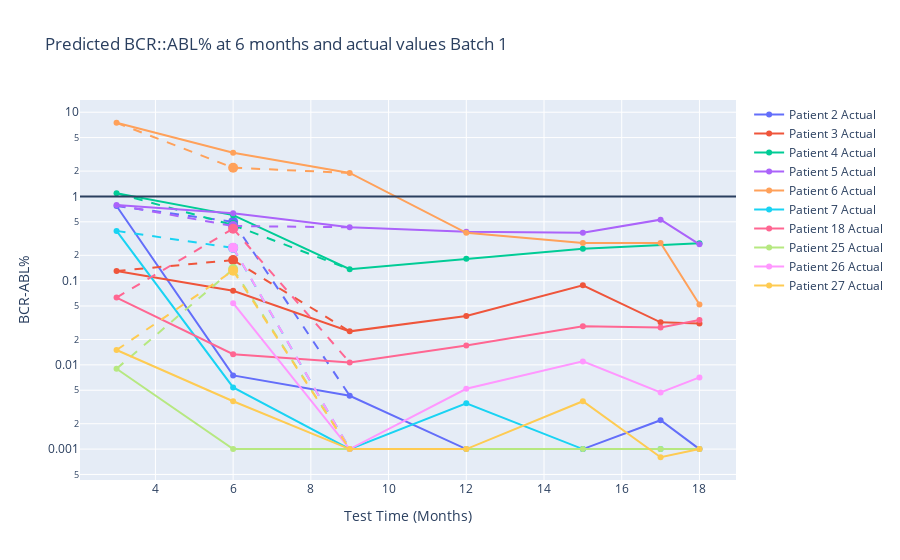

This figure's notebook cell:
### Code cell
import plotly.graph_objects as go
import pandas as pd
import numpy as np
import plotly.express as px

colors = px.colors.qualitative.Plotly  

fig = go.Figure()

for idx, patient in enumerate(merged_data_1['patient_number'].unique()):
    patient_data = merged_data_1[merged_data_1['patient_number'] == patient]
    patient_color = colors[idx % len(colors)] 

    fig.add_trace(go.Scatter(
        x=patient_data['month'], y=patient_data['BCRABL'],
        mode='lines+markers', name=f'Patient {patient} Actual',
        line=dict(color=patient_color),  
        marker=dict(color=patient_color) 
    ))
    
    predicted_data = patient_data[patient_data['month'] == 6]
    if not predicted_data.empty:
        fig.add_trace(go.Scatter(
            x=[6], y=predicted_data['pred'],
            mode='markers', name=f'Patient {patient} Predicted',
            marker=dict(color=patient_color, size=10),  
            showlegend=False  
        ))
        
        before_pred = patient_data[patient_data['month'] < 6].tail(1)
        after_pred = patient_data[patient_data['month'] > 6].head(1)
        
        if not before_pred.empty:
            fig.add_trace(go.Scatter(
                x=[before_pred['month'].values[0], 6],
                y=[before_pred['BCRABL'].values[0], predicted_data['pred'].values[0]],
                mode='lines', line=dict(dash='dash', color=patient_color),
                showlegend=False  
            ))
        if not after_pred.empty:
            fig.add_trace(go.Scatter(
                x=[6, after_pred['month'].values[0]],
                y=[predicted_data['pred'].values[0], after_pred['BCRABL'].values[0]],
                mode='lines', line=dict(dash='dash', color=patient_color),
                showlegend=False  
            ))

fig.update_layout(
    title='Predicted BCR::ABL% at 6 months and actual values Batch 1',
    xaxis_title='Test Time (Months)',
    yaxis_title='BCR-ABL%',
    yaxis_type='log'  
)

fig.update_traces(connectgaps=True)

fig.add_hline(y=1)

fig.show()

### Figure 1 — Plotly figure (JSON) as saved in the notebook; plotly's stock layout.template omitted (floating-point values rounded to 4 significant figures)
{"data": [{"connectgaps": true, "line": {"color": "#636EFA"}, "marker": {"color": "#636EFA"}, "mode": "lines+markers", "name": "Patient 2 Actual", "type": "scatter", "x": [3, 6, 9, 12, 15, 17, 18], "y": [0.77, 0.0075, 0.0043, 0.001, 0.001, 0.0022, 0.001]}, {"connectgaps": true, "marker": {"color": "#636EFA", "size": 10}, "mode": "markers", "name": "Patient 2 Predicted", "showlegend": false, "type": "scatter", "x": [6], "y": [0.4992]}, {"connectgaps": true, "line": {"color": "#636EFA", "dash": "dash"}, "mode": "lines", "showlegend": false, "type": "scatter", "x": [3, 6], "y": [0.77, 0.4992]}, {"connectgaps": true, "line": {"color": "#636EFA", "dash": "dash"}, "mode": "lines", "showlegend": false, "type": "scatter", "x": [6, 9], "y": [0.4992, 0.0043]}, {"connectgaps": true, "line": {"color": "#EF553B"}, "marker": {"color": "#EF553B"}, "mode": "lines+markers", "name": "Patient 3 Actual", "type": "scatter", "x": [3, 6, 9, 12, 15, 17, 18], "y": [0.13, 0.076, 0.025, 0.038, 0.088, 0.032, 0.031]}, {"connectgaps": true, "marker": {"color": "#EF553B", "size": 10}, "mode": "markers", "name": "Patient 3 Predicted", "showlegend": false, "type": "scatter", "x": [6], "y": [0.1756]}, {"connectgaps": true, "line": {"color": "#EF553B", "dash": "dash"}, "mode": "lines", "showlegend": false, "type": "scatter", "x": [3, 6], "y": [0.13, 0.1756]}, {"connectgaps": true, "line": {"color": "#EF553B", "dash": "dash"}, "mode": "lines", "showlegend": false, "type": "scatter", "x": [6, 9], "y": [0.1756, 0.025]}, {"connectgaps": true, "line": {"color": "#00CC96"}, "marker": {"color": "#00CC96"}, "mode": "lines+markers", "name": "Patient 4 Actual", "type": "scatter", "x": [3, 6, 9, 12, 15, 17, 18], "y": [1.091, 0.6, 0.137, 0.182, 0.239, null, 0.278]}, {"connectgaps": true, "marker": {"color": "#00CC96", "size": 10}, "mode": "markers", "name": "Patient 4 Predicted", "showlegend": false, "type": "scatter", "x": [6], "y": [0.4572]}, {"connectgaps": true, "line": {"color": "#00CC96", "dash": "dash"}, "mode": "lines", "showlegend": false, "type": "scatter", "x": [3, 6], "y": [1.091, 0.4572]}, {"connectgaps": true, "line": {"color": "#00CC96", "dash": "dash"}, "mode": "lines", "showlegend": false, "type": "scatter", "x": [6, 9], "y": [0.4572, 0.137]}, {"connectgaps": true, "line": {"color": "#AB63FA"}, "marker": {"color": "#AB63FA"}, "mode": "lines+markers", "name": "Patient 5 Actual", "type": "scatter", "x": [3, 6, 9, 12, 15, 17, 18], "y": [0.79, 0.63, 0.43, 0.38, 0.37, 0.53, 0.27]}, {"connectgaps": true, "marker": {"color": "#AB63FA", "size": 10}, "mode": "markers", "name": "Patient 5 Predicted", "showlegend": false, "type": "scatter", "x": [6], "y": [0.4456]}, {"connectgaps": true, "line": {"color": "#AB63FA", "dash": "dash"}, "mode": "lines", "showlegend": false, "type": "scatter", "x": [3, 6], "y": [0.79, 0.4456]}, {"connectgaps": true, "line": {"color": "#AB63FA", "dash": "dash"}, "mode": "lines", "showlegend": false, "type": "scatter", "x": [6, 9], "y": [0.4456, 0.43]}, {"connectgaps": true, "line": {"color": "#FFA15A"}, "marker": {"color": "#FFA15A"}, "mode": "lines+markers", "name": "Patient 6 Actual", "type": "scatter", "x": [3, 6, 9, 12, 15, 17, 18], "y": [7.5, 3.3, 1.9, 0.37, 0.28, 0.28, 0.052]}, {"connectgaps": true, "marker": {"color": "#FFA15A", "size": 10}, "mode": "markers", "name": "Patient 6 Predicted", "showlegend": false, "type": "scatter", "x": [6], "y": [2.196]}, {"connectgaps": true, "line": {"color": "#FFA15A", "dash": "dash"}, "mode": "lines", "showlegend": false, "type": "scatter", "x": [3, 6], "y": [7.5, 2.196]}, {"connectgaps": true, "line": {"color": "#FFA15A", "dash": "dash"}, "mode": "lines", "showlegend": false, "type": "scatter", "x": [6, 9], "y": [2.196, 1.9]}, {"connectgaps": true, "line": {"color": "#19D3F3"}, "marker": {"color": "#19D3F3"}, "mode": "lines+markers", "name": "Patient 7 Actual", "type": "scatter", "x": [3, 6, 9, 12, 15, 17, 18], "y": [0.39, 0.0054, 0.001, 0.0035, 0.001, 0.001, null]}, {"connectgaps": true, "marker": {"color": "#19D3F3", "size": 10}, "mode": "markers", "name": "Patient 7 Predicted", "showlegend": false, "type": "scatter", "x": [6], "y": [0.245]}, {"connectgaps": true, "line": {"color": "#19D3F3", "dash": "dash"}, "mode": "lines", "showlegend": false, "type": "scatter", "x": [3, 6], "y": [0.39, 0.245]}, {"connectgaps": true, "line": {"color": "#19D3F3", "dash": "dash"}, "mode": "lines", "showlegend": false, "type": "scatter", "x": [6, 9], "y": [0.245, 0.001]}, {"connectgaps": true, "line": {"color": "#FF6692"}, "marker": {"color": "#FF6692"}, "mode": "lines+markers", "name": "Patient 18 Actual", "type": "scatter", "x": [3, 6, 9, 12, 15, 17, 18], "y": [0.063, 0.0134, 0.0107, 0.017, 0.0287, 0.0278, 0.0341]}, {"connectgaps": true, "marker": {"color": "#FF6692", "size": 10}, "mode": "markers", "name": "Patient 18 Predicted", "showlegend": false, "type": "scatter", "x": [6], "y": [0.4144]}, {"connectgaps": true, "line": {"color": "#FF6692", "dash": "dash"}, "mode": "lines", "showlegend": false, "type": "scatter", "x": [3, 6], "y": [0.063, 0.4144]}, {"connectgaps": true, "line": {"color": "#FF6692", "dash": "dash"}, "mode": "lines", "showlegend": false, "type": "scatter", "x": [6, 9], "y": [0.4144, 0.0107]}, {"connectgaps": true, "line": {"color": "#B6E880"}, "marker": {"color": "#B6E880"}, "mode": "lines+markers", "name": "Patient 25 Actual", "type": "scatter", "x": [3, 6, 9, 12, 15, 17, 18], "y": [0.009, 0.001, 0.001, 0.001, 0.001, 0.001, 0.001]}, {"connectgaps": true, "marker": {"color": "#B6E880", "size": 10}, "mode": "markers", "name": "Patient 25 Predicted", "showlegend": false, "type": "scatter", "x": [6], "y": [0.1372]}, {"connectgaps": true, "line": {"color": "#B6E880", "dash": "dash"}, "mode": "lines", "showlegend": false, "type": "scatter", "x": [3, 6], "y": [0.009, 0.1372]}, {"connectgaps": true, "line": {"color": "#B6E880", "dash": "dash"}, "mode": "lines", "showlegend": false, "type": "scatter", "x": [6, 9], "y": [0.1372, 0.001]}, {"connectgaps": true, "line": {"color": "#FF97FF"}, "marker": {"color": "#FF97FF"}, "mode": "lines+markers", "name": "Patient 26 Actual", "type": "scatter", "x": [3, 6, 9, 12, 15, 17, 18], "y": [null, 0.054, 0.001, 0.0052, 0.011, 0.0047, 0.0071]}, {"connectgaps": true, "marker": {"color": "#FF97FF", "size": 10}, "mode": "markers", "name": "Patient 26 Predicted", "showlegend": false, "type": "scatter", "x": [6], "y": [0.2467]}, {"connectgaps": true, "line": {"color": "#FF97FF", "dash": "dash"}, "mode": "lines", "showlegend": false, "type": "scatter", "x": [3, 6], "y": [null, 0.2467]}, {"connectgaps": true, "line": {"color": "#FF97FF", "dash": "dash"}, "mode": "lines", "showlegend": false, "type": "scatter", "x": [6, 9], "y": [0.2467, 0.001]}, {"connectgaps": true, "line": {"color": "#FECB52"}, "marker": {"color": "#FECB52"}, "mode": "lines+markers", "name": "Patient 27 Actual", "type": "scatter", "x": [3, 6, 9, 12, 15, 17, 18], "y": [0.015, 0.0037, 0.001, 0.001, 0.0037, 0.0008, 0.001]}, {"connectgaps": true, "marker": {"color": "#FECB52", "size": 10}, "mode": "markers", "name": "Patient 27 Predicted", "showlegend": false, "type": "scatter", "x": [6], "y": [0.1315]}, {"connectgaps": true, "line": {"color": "#FECB52", "dash": "dash"}, "mode": "lines", "showlegend": false, "type": "scatter", "x": [3, 6], "y": [0.015, 0.1315]}, {"connectgaps": true, "line": {"color": "#FECB52", "dash": "dash"}, "mode": "lines", "showlegend": false, "type": "scatter", "x": [6, 9], "y": [0.1315, 0.001]}], "layout": {"shapes": [{"type": "line", "x0": 0, "x1": 1, "xref": "x domain", "y0": 1, "y1": 1, "yref": "y"}], "title": {"text": "Predicted BCR::ABL% at 6 months and actual values Batch 1"}, "xaxis": {"title": {"text": "Test Time (Months)"}}, "yaxis": {"title": {"text": "BCR-ABL%"}, "type": "log"}}}
